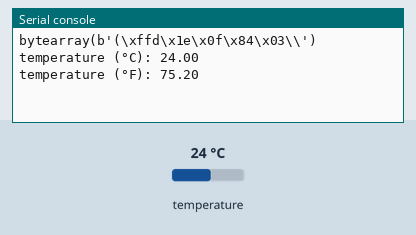
A program run on a simulated MicroPython board. On the bench: the last lines printed to the serial console. The test bench sets the inputs (shaded band); at power-on: temperature 24 °C.

Above: at 1.2 s.
1.3 s: temperature set to 12 °C
At 4.3 s:
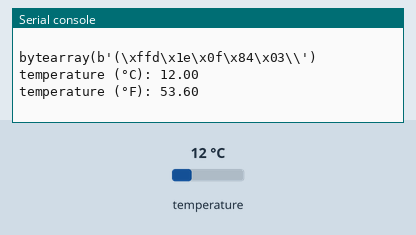
4.9 s: temperature set to 19 °C
At 7.4 s:
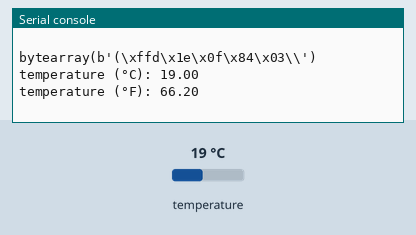
Timing chart, 0 to 8.9 s (numbered marks = the images above; inputs shaded):
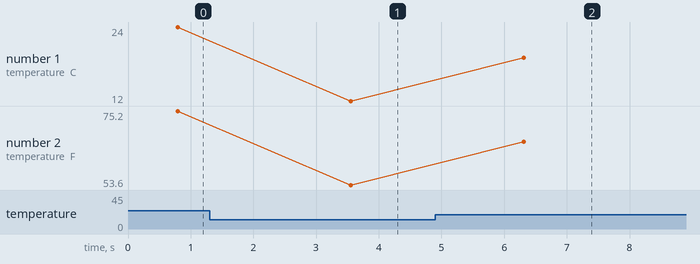

The program:

act6.py
```python
import machine, onewire, ds18x20, time

ds_pin = machine.Pin(16)
ds_sensor = ds18x20.DS18X20(onewire.OneWire(ds_pin))
roms = ds_sensor.scan()

while True:
    ds_sensor.convert_temp()
    time.sleep_ms(750)

    for rom in roms:
        tempC = ds_sensor.read_temp(rom)
        # Fórmula algebraica para la transformación de escalas de temperatura
        tempF = (tempC * 9/5) + 32

        print(rom)
        print('temperature (°C):', "{:.2f}".format(tempC))
        print('temperature (°F):', "{:.2f}".format(tempF))
        print()
    time.sleep(2)
```

Measured:
- after the input at 1.3 s, the serial console: prints a new line after 2.3 s (image 1)
- after the input at 4.9 s, the serial console: prints a new line after 1.4 s (image 2)
- plotted number 1: 24 → 12 after the input at 1.3 s, 12 → 19 after the input at 4.9 s
- plotted number 2: 75.2 → 53.6 after the input at 1.3 s, 53.6 → 66.2 after the input at 4.9 s
